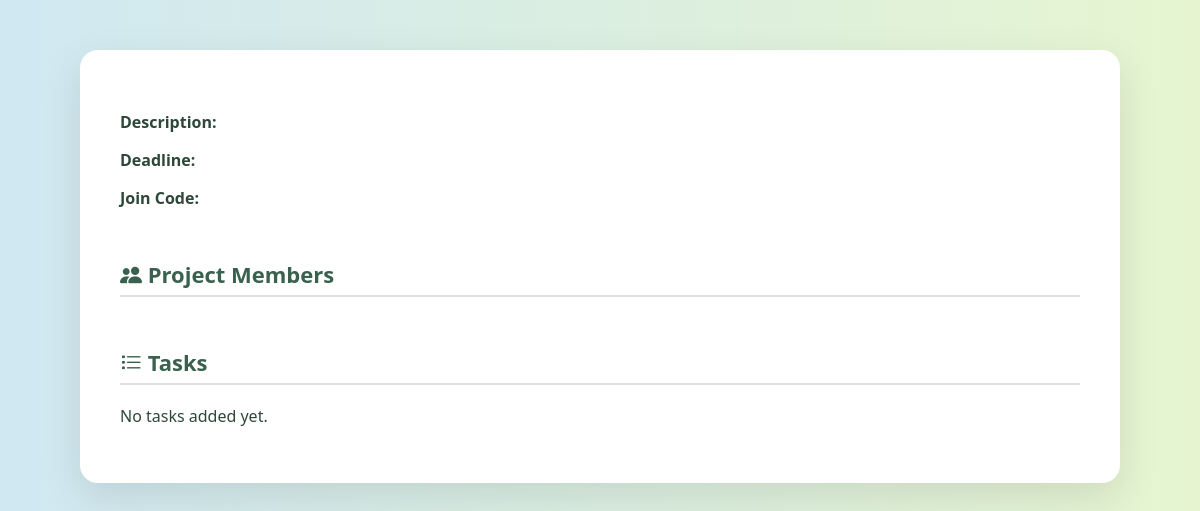
The app's page /project/7 (signed in), older data.
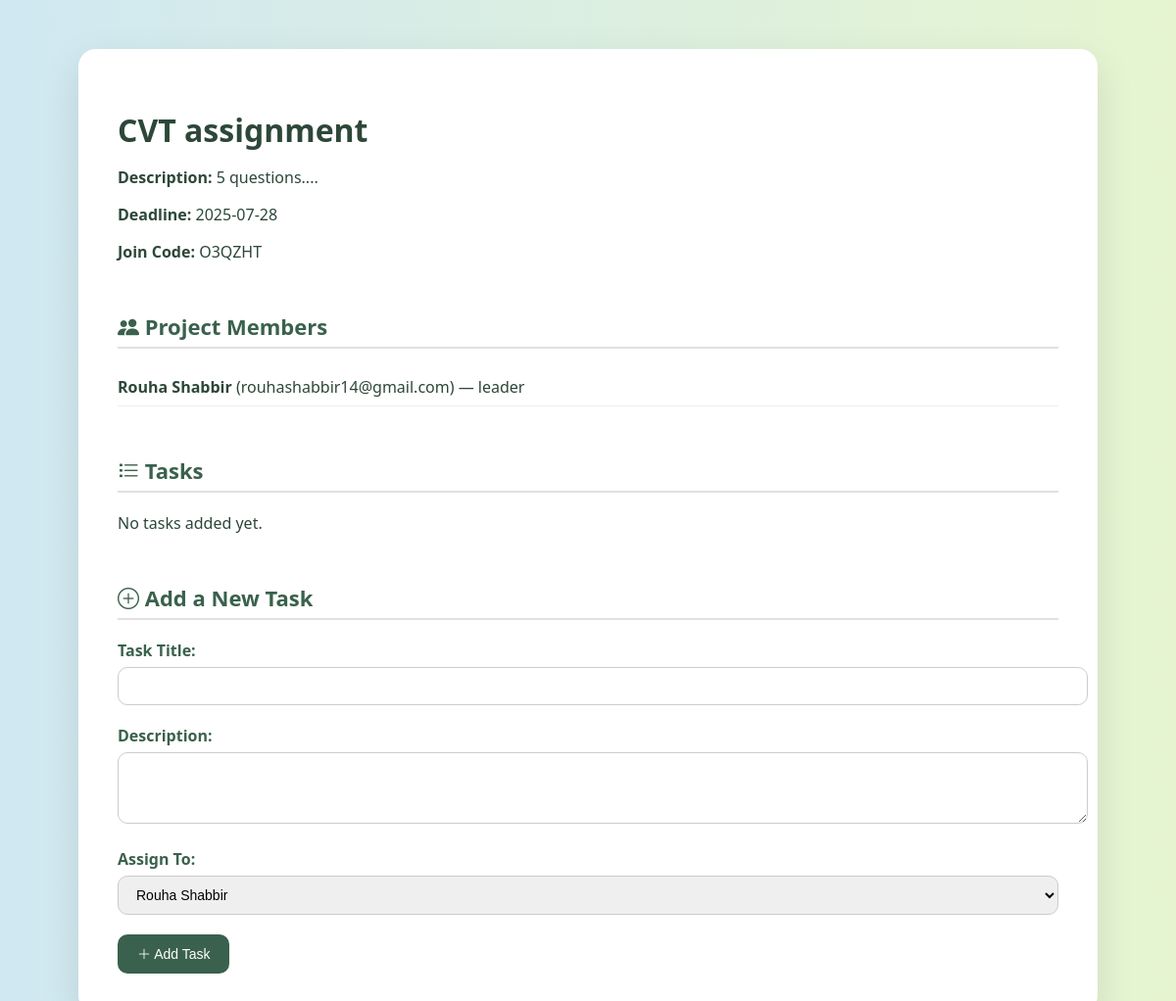
The same page, newer data.
### tables this page shows
CREATE TABLE projects (
    id INTEGER PRIMARY KEY AUTOINCREMENT,
    title TEXT NOT NULL,
    description TEXT,
    deadline DATE,
    created_by INTEGER,
    created_at TIMESTAMP DEFAULT CURRENT_TIMESTAMP, join_code TEXT,
    FOREIGN KEY (created_by) REFERENCES users(id)
);

CREATE TABLE project_members (
    id INTEGER PRIMARY KEY AUTOINCREMENT,
    project_id INTEGER,
    user_id INTEGER,
    role TEXT CHECK(role IN ('leader', 'member')) DEFAULT 'member',
    FOREIGN KEY (project_id) REFERENCES projects(id),
    FOREIGN KEY (user_id) REFERENCES users(id)
);

CREATE TABLE users (
        id INTEGER PRIMARY KEY AUTOINCREMENT,
        name TEXT NOT NULL,
        email TEXT NOT NULL UNIQUE,
        password TEXT NOT NULL,
        created_at TIMESTAMP DEFAULT CURRENT_TIMESTAMP
    );

### app.py (the view, shortened to what this page needs)
@app.route('/project/<int:project_id>', methods=['GET', 'POST'])
def project_details(project_id):
    if 'user_id' not in session:
        return redirect('/login')
    conn = get_db_connection()
    conn.row_factory = sqlite3.Row
    c = conn.cursor()
    user_id = session['user_id']
    c.execute("SELECT * FROM projects WHERE id = ?", (project_id,))
    project = c.fetchone()
    c.execute("SELECT role FROM project_members WHERE project_id = ? AND user_id = ?", (project_id, user_id))
    role = c.fetchone()
    is_leader = role and role['role'] == 'leader'
    c.execute("""
        SELECT u.id, u.name, u.email, pm.role
        FROM project_members pm
        JOIN users u ON pm.user_id = u.id
        WHERE pm.project_id = ?
    """, (project_id,))
    members = c.fetchall()
    c.execute("""
    SELECT t.id, t.title, t.description, t.status, t.assigned_to, u.name as assignee_name
    FROM tasks t
    JOIN users u ON t.assigned_to = u.id
    WHERE t.project_id = ?
""", (project_id,))
    tasks = c.fetchall()
    conn.close()
    return render_template('project_details.html',
                           project=project,
                           members=members,
                           tasks=tasks,
                           is_leader=is_leader)

### app.py (called while the page is built)
def get_db_connection():
    conn = sqlite3.connect('data.db')
    conn.row_factory = sqlite3.Row
    return conn

### templates/project_details.html (shortened to what the changed rows need)
<!DOCTYPE html>
<html>
<head>
  <link rel="stylesheet" href="https://cdn.jsdelivr.net/npm/bootstrap-icons@1.10.5/font/bootstrap-icons.css">
</head>
<body>
  <div class="container">
    <h1>{{ project['title'] }}</h1>
    <p><strong>Description:</strong> {{ project['description'] }}</p>
    <p><strong>Deadline:</strong> {{ project['deadline'] }}</p>
    <p><strong>Join Code:</strong> {{ project['join_code'] }}</p>
    <div class="section">
      <h3><i class="bi bi-people-fill"></i> Project Members</h3>
      <ul>
        {% for m in members %}
          <li><strong>{{ m['name'] }}</strong> ({{ m['email'] }}) — {{ m['role'] }}</li>
        {% endfor %}
      </ul>
    </div>
    <div class="section">
      <h3><i class="bi bi-list-task"></i> Tasks</h3>
      {% if tasks %}
        {% for task in tasks %}
          <div class="task-card"
               style="border-left-color:
                 {% if task['status'] == 'not started' %}#999
                 {% elif task['status'] == 'in progress' %}#ffb400
                 {% elif task['status'] == 'completed' %}#28a745
                 {% else %}#ccc{% endif %};">
            <h4 style="margin: 0 0 8px;">{{ task['title'] }}</h4>
            <p style="margin: 0 0 8px;">{{ task['description'] }}</p>
            <p style="font-size: 14px; color: #555;">
              <i class="bi bi-person-circle"></i> Assigned to: <strong>{{ task['assignee_name'] }}</strong><br>
              <i class="bi bi-info-circle"></i> Status:
              {% if task['assigned_to']|int == session['user_id']|int %}
                <form method="POST" action="/update_task_status/{{ task['id'] }}" style="display: inline;">
                  <select name="status" onchange="this.form.submit()" style="padding: 4px 8px;">
                    <option value="not started" {% if task['status'] == 'not started' %}selected{% endif %}>Not Started</option>
                    <option value="in progress" {% if task['status'] == 'in progress' %}selected{% endif %}>In Progress</option>
                    <option value="completed" {% if task['status'] == 'completed' %}selected{% endif %}>Completed</option>
                  </select>
                </form>
              {% else %}
                <em>{{ task['status']|capitalize }}</em>
              {% endif %}
            </p>
            {% if is_leader %}
              <div style="position: absolute; top: 15px; right: 15px; display: flex; gap: 10px;">
                <a href="/edit_task/{{ task['id'] }}?project_id={{ project['id'] }}"
                   class="btn-sm btn-outline-primary" title="Edit Task">
                  <i class="bi bi-pencil-fill"></i>
                </a>
                <form method="POST" action="/delete_task/{{ task['id'] }}" style="display: inline;">
                  <input type="hidden" name="project_id" value="{{ project['id'] }}">
                  <button type="submit" class="btn-sm btn-outline-danger" title="Delete Task">
                    <i class="bi bi-trash3-fill"></i>
                  </button>
                </form>
              </div>
            {% endif %}
          </div>
        {% endfor %}
      {% else %}
        <p>No tasks added yet.</p>
      {% endif %}
    </div>
    {% if is_leader %}
    <div class="section">
      <h3><i class="bi bi-plus-circle"></i> Add a New Task</h3>
      <form method="POST">
        <div class="form-group">
          <label for="task_title">Task Title:</label>
          <input type="text" name="task_title" id="task_title" required>
        </div>
        <div class="form-group">
          <label for="task_description">Description:</label>
          <textarea name="task_description" id="task_description" rows="3"></textarea>
        </div>
        <div class="form-group">
          <label for="assigned_to">Assign To:</label>
          <select name="assigned_to" id="assigned_to">
            {% for member in members %}
              <option value="{{ member.id }}">{{ member.name }}</option>
            {% endfor %}
          </select>
        </div>
        <button type="submit"><i class="bi bi-plus-lg"></i> Add Task</button>
      </form>
    </div>
    {% endif %}
  </div>
</body>
</html>

Row changes from the older to the newer data that the page shows:
added projects: title "CVT assignment", description "5 questions....", deadline "2025-07-28", join_code "O3QZHT"
added project_members: name "Rouha Shabbir", email "rouhashabbir14@gmail.com", role "leader"
Text that changed along with them:
form field assigned_to: (not shown) → "Rouha Shabbir"
text now shown: "Add a New Task Task Title: Description: Assign To: Add Task"
